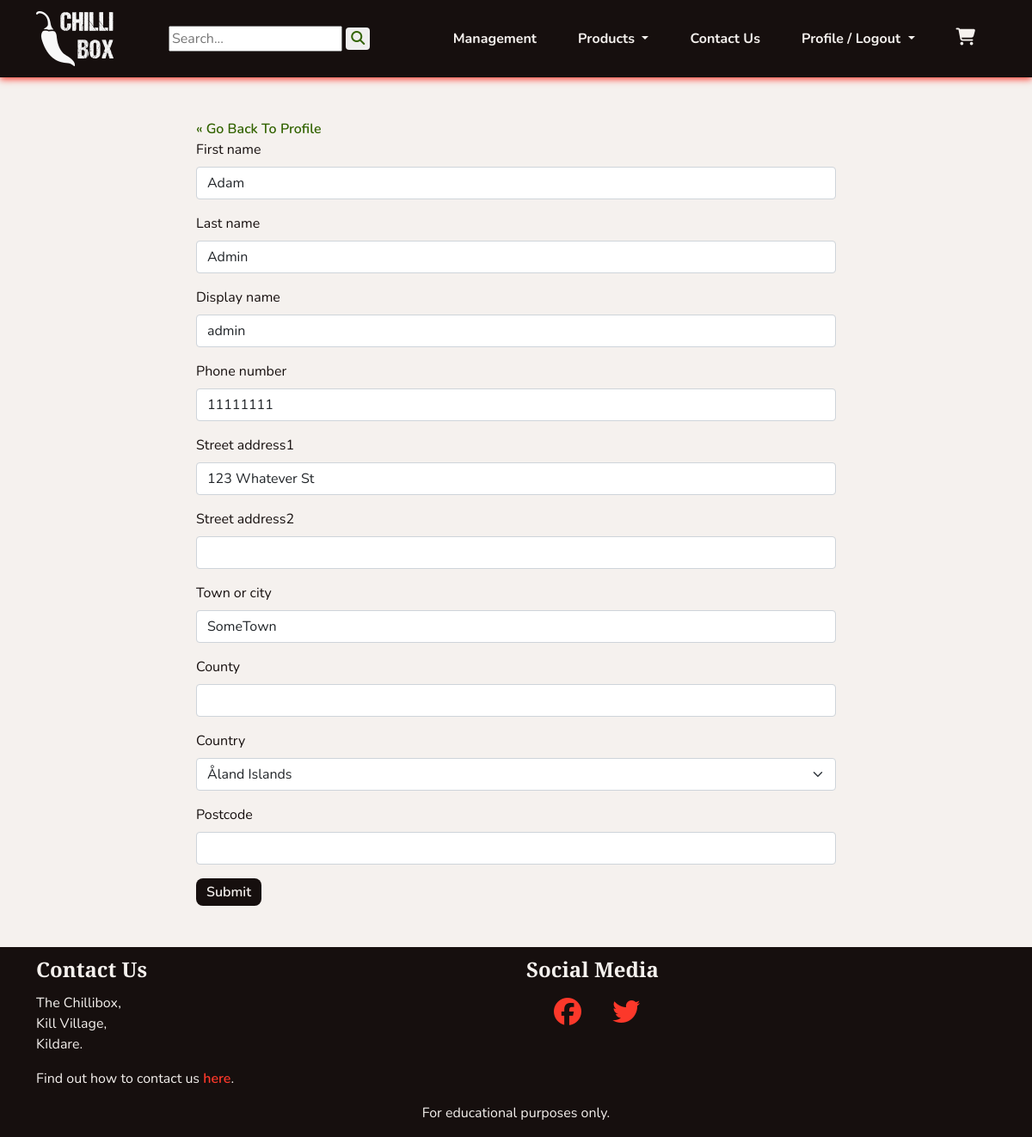
/profiles/edit_profile/ (signed in), run on an earlier commit of the app's database.
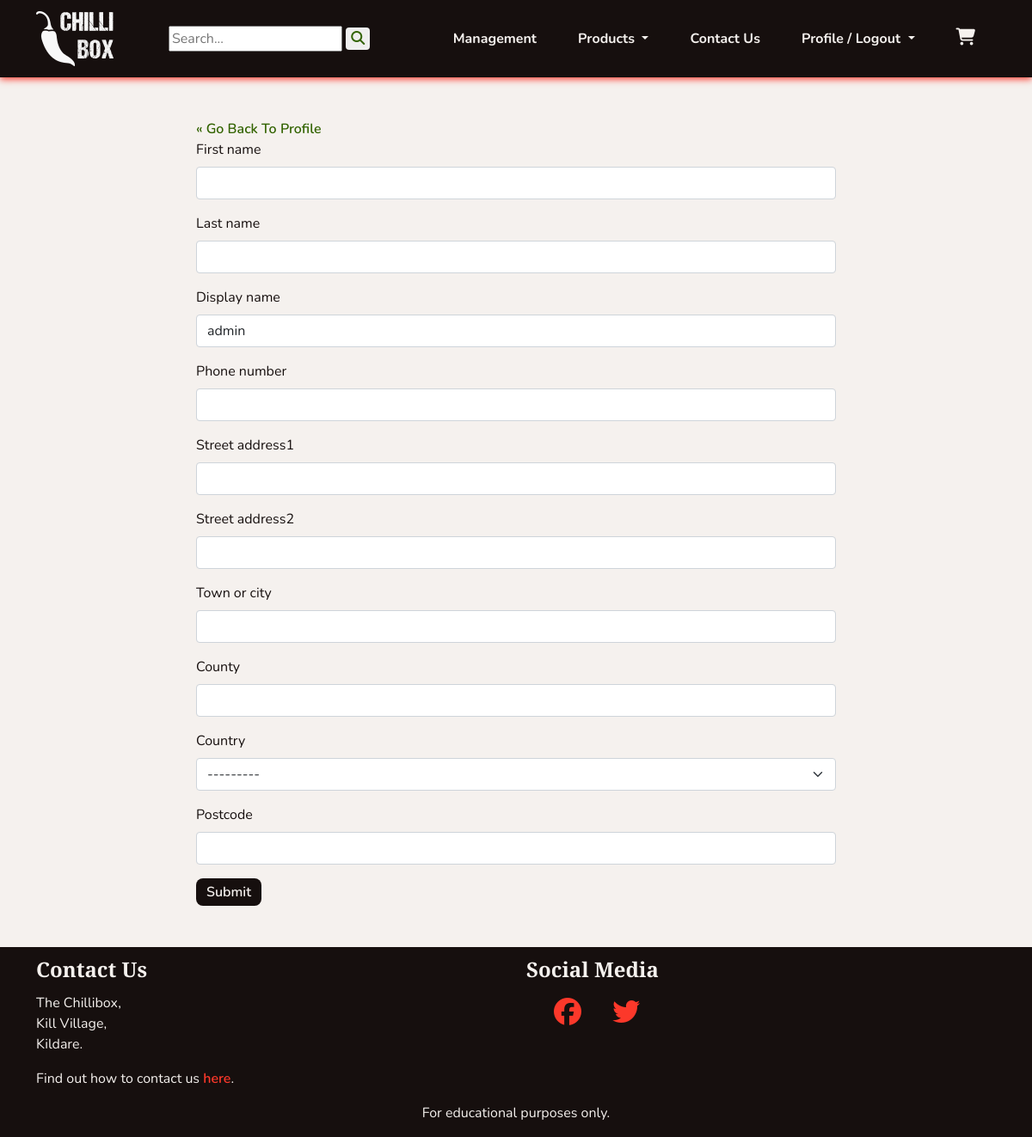
And on a later commit of the database.
### profiles/models.py (models this page shows, shortened)
class UserProfile(models.Model):
    user = models.OneToOneField(User, on_delete=models.CASCADE)
    first_name = models.CharField(max_length=40, null=True, blank=True)
    last_name = models.CharField(max_length=80, null=True, blank=True)
    display_name = models.CharField(max_length=40, null=True, blank=True)
    phone_number = models.CharField(max_length=20, null=True, blank=True)
    street_address1 = models.CharField(max_length=80, null=True, blank=True)
    street_address2 = models.CharField(max_length=80, null=True, blank=True)
    town_or_city = models.CharField(max_length=40, null=True, blank=True)
    county = models.CharField(max_length=80, null=True, blank=True)
    country = CountryField(blank_label='Country', null=True, blank=True)
    postcode = models.CharField(max_length=20, null=True, blank=True)
    class Meta:
        verbose_name_plural = "User Profiles"

### profiles/views.py (the view)
# urls.py: path('edit_profile/', views.UpdateProfile.as_view(), name='edit_profile'),
class UpdateProfile(LoginRequiredMixin, SuccessMessageMixin, UpdateView):
    model = UserProfile
    form_class = ProfileForm
    template_name = 'profiles/profile_form.html'
    success_url = '/profiles/profile/'
    success_message = 'Your details were updated successfully.'
    def get_object(self):
        return self.request.user.userprofile

### profiles/forms.py
class ProfileForm(forms.ModelForm):
    class Meta:
        model = UserProfile
        exclude = ['user']

### cart/contexts.py (called while the page is built, shortened)
def cart_contents(request):
    cart_items = []
    total = 0
    product_count = 0
    cart = request.session.get('cart', {})
    if total < settings.FREE_DELIVERY_THRESHOLD:
        delivery = Decimal(settings.STANDARD_DELIVERY_COST)
        free_delivery_delta = settings.FREE_DELIVERY_THRESHOLD - total
    else:
        delivery = 0
        free_delivery_delta = 0
    grand_total = delivery + total
    context = {
        'cart_items': cart_items,
        'total': total,
        'product_count': product_count,
        'delivery': delivery,
        'free_delivery_delta': free_delivery_delta,
        'free_delivery_threshold': settings.FREE_DELIVERY_THRESHOLD,
        'grand_total': grand_total,
    }
    return context

### profiles/templates/profiles/profile_form.html (shortened to what this page needs)
{% extends 'base.html' %}
{% load crispy_forms_tags %}
{% block content %}
<section class="container-md">
    <div class="col-md-8 mx-auto">
        <a class="chilli-link" href="{% url 'profiles:profile' %}">&laquo; Go Back To Profile</a>
        <form enctype="multipart/form-data" method="POST">
            {{ form|crispy}}
            <button class="chilli-btn" type="submit chilli-go">Submit</button>
        </form>
    </div>
</section>
{% endblock %}

What changed in the data, as far as the page shows it:
changed UserProfile "admin": first_name "Adam" → (not shown); last_name "Admin" → (not shown); phone_number "11111111" → (not shown); street_address1 "123 Whatever St" → (not shown); town_or_city "SomeTown" → (not shown); country "Åland Islands" → "---------"
